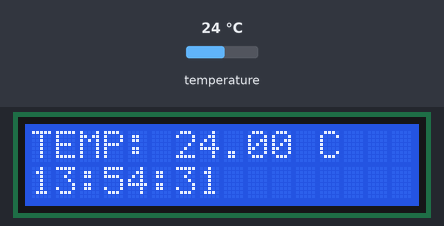
A sketch run on a simulated ESP32. On the bench: 16×2 character LCD. The test bench sets the inputs (shaded band); at power-on: temperature 24 °C. WiFi joins after 1.5 s; servers stay silent unless stated; network time is answered at once with the bench clock; the local clock reads 2024-03-15 10:24:30 at power-on unless the sketch sets it; no MQTT or app messages arrive unless stated; what the sketch prints to the serial monitor is not drawn.

Above: at 3.0 s.
3.1 s: temperature set to 12 °C
At 5.3 s:
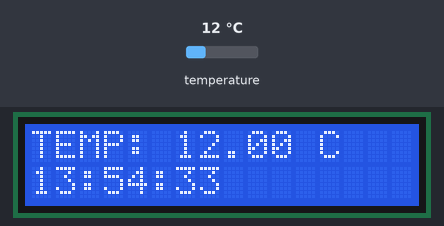
7.5 s: temperature set to 19 °C
At 8.2 s:
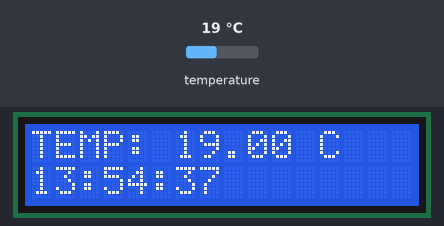
14.6 s: temperature set to 28 °C
At 16.3 s:
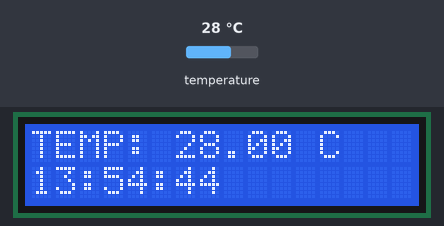
Timing chart, 0 to 17.8 s (numbered marks = the images above; inputs shaded):
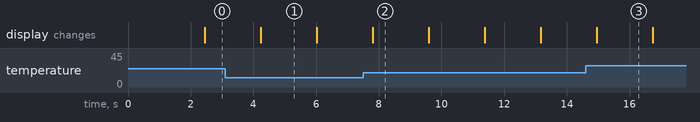

Measured:
- what the display in image 1 shows lasts 1.8 s, from 4.2 s to 6.0 s

The sketch:

termookalwithclock.ino
```cpp
#include <WiFi.h>
#include <PubSubClient.h>
#include <ArduinoJson.h>
#include <NTPClient.h>
#include <WiFiUdp.h>
#include <OneWire.h>
#include <DallasTemperature.h>
#include <LiquidCrystal_I2C.h>

const char* ssid = "Ehrlich";
const char* password = "@SaraSurena13871395";

const char *mqtt_broker = "broker.emqx.io";
const char *topic = "esp32/test";
const char *mqtt_username = "emqx";
const char *mqtt_password = "public";
const int mqtt_port = 1883;

WiFiClient espClient;
PubSubClient client(espClient);

unsigned long lastMsgTime = 0;
unsigned long interval = 5000;

WiFiUDP ntpUDP;
NTPClient timeClient(ntpUDP, "pool.ntp.org", 0, 60000);

const int oneWireBus = 4;
OneWire oneWire(oneWireBus);
DallasTemperature sensors(&oneWire);
LiquidCrystal_I2C lcd(0x27, 16, 2);

void setup() {
  lcd.init();
  lcd.clear();
  lcd.backlight();

  Serial.begin(115200);
  sensors.begin();

  WiFi.begin(ssid, password);
  while (WiFi.status() != WL_CONNECTED) {
    delay(500);
    Serial.println("Connecting to WiFi..");
  }
  Serial.println("Connected to Wi-Fi");

  client.setServer(mqtt_broker, mqtt_port);
  client.setCallback(callback);

  while (!client.connected()) {
    String client_id = "mqttx_" + String(WiFi.macAddress());
    Serial.printf("Connecting to MQTT broker as %s\n", client_id.c_str());
    if (client.connect(client_id.c_str(), mqtt_username, mqtt_password)) {
      Serial.println("Connected to MQTT broker");
    } else {
      Serial.print("Failed to connect, state: ");
      Serial.print(client.state());
      delay(2000);
    }
  }
  timeClient.begin();
  client.subscribe(topic);
}

void callback(char *topic, byte *payload, unsigned int length) {
  Serial.print("Message received in topic: ");
  Serial.println(topic);

  String received_message = "";
  for (int i = 0; i < length; i++) {
    received_message += (char)payload[i];
  }
  Serial.print("Message: ");
  Serial.println(received_message);
  Serial.println("-----------------------");
}

void loop() {

  client.loop();
  timeClient.update();
// Get current time from TimeClient
String formattedTime = timeClient.getFormattedTime();
int offsetHours = 3; // Offset for Iran time zone
int offsetMinutes = 30; // Offset for Iran time zone (considering daylight saving time)

// Extract current hour, minute, and second
int currentHour = timeClient.getHours();
int currentMinute = timeClient.getMinutes();
int currentSecond = timeClient.getSeconds();

// Calculate Iran local time
int hour = (currentHour + offsetHours) % 24;
int minute = (currentMinute + offsetMinutes) % 60;
int second = currentSecond;

// Handle edge case where time exceeds 24 hours
hour = (hour < 0) ? hour + 24 : hour;

// Format Iran local time with seconds
String iranTime =  String(hour) + ":" + String(minute) + ":" + String(second);
    sensors.requestTemperatures();
  float temperatureC = sensors.getTempCByIndex(0);

  DynamicJsonDocument jsonDoc(1024);
  jsonDoc["temperature"] = temperatureC;
  jsonDoc["time"] = iranTime;
  String jsonString;
  serializeJson(jsonDoc, jsonString);
  client.publish(topic, jsonString.c_str());
  Serial.println("Published JSON message: " + jsonString);
  lcd.setCursor(0, 0);
  lcd.print("TEMP: ");
  lcd.print(temperatureC);
  lcd.print(" C");
  lcd.setCursor(0, 1);
  lcd.print(iranTime);
  delay(1000);
}
```
